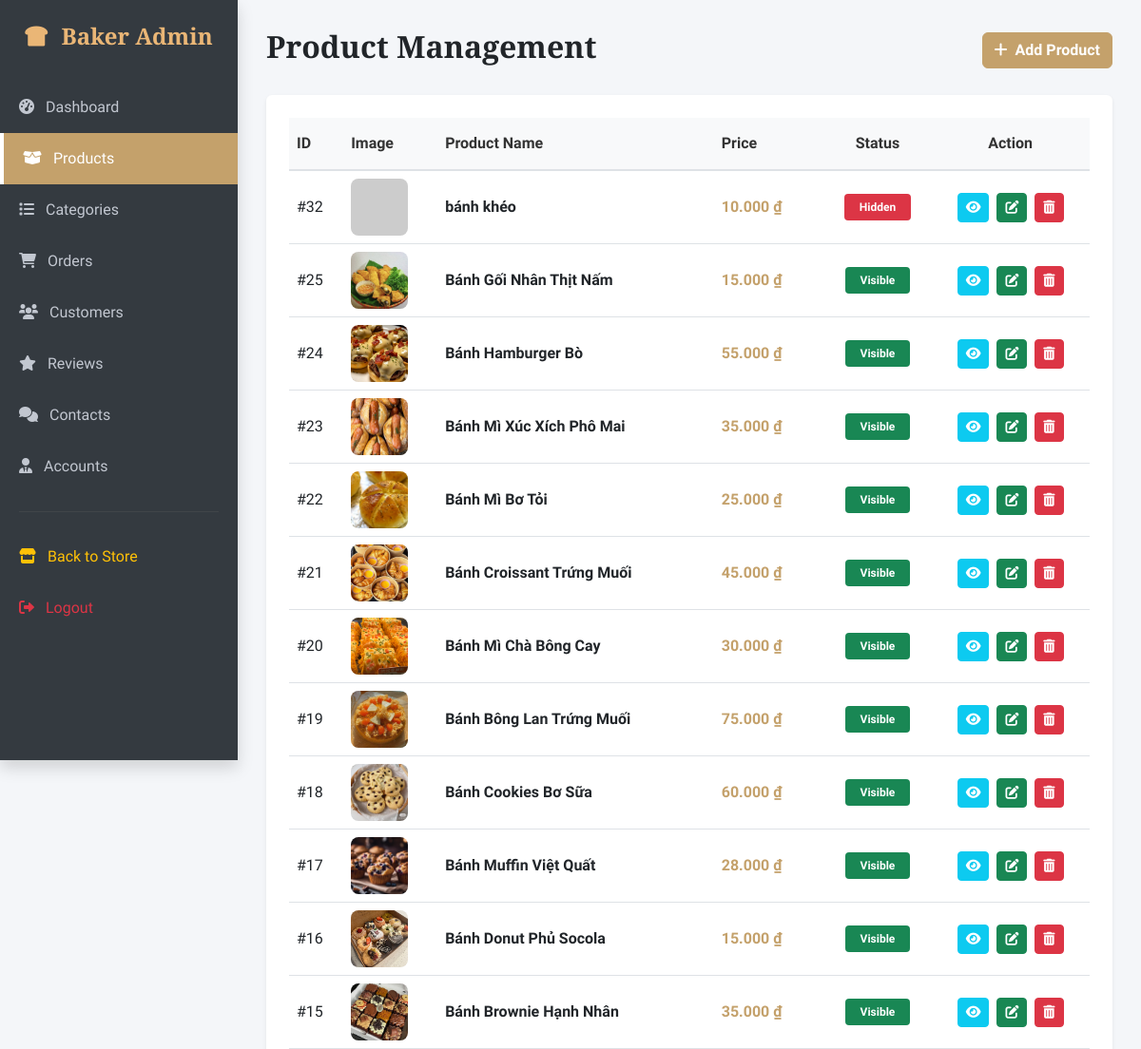
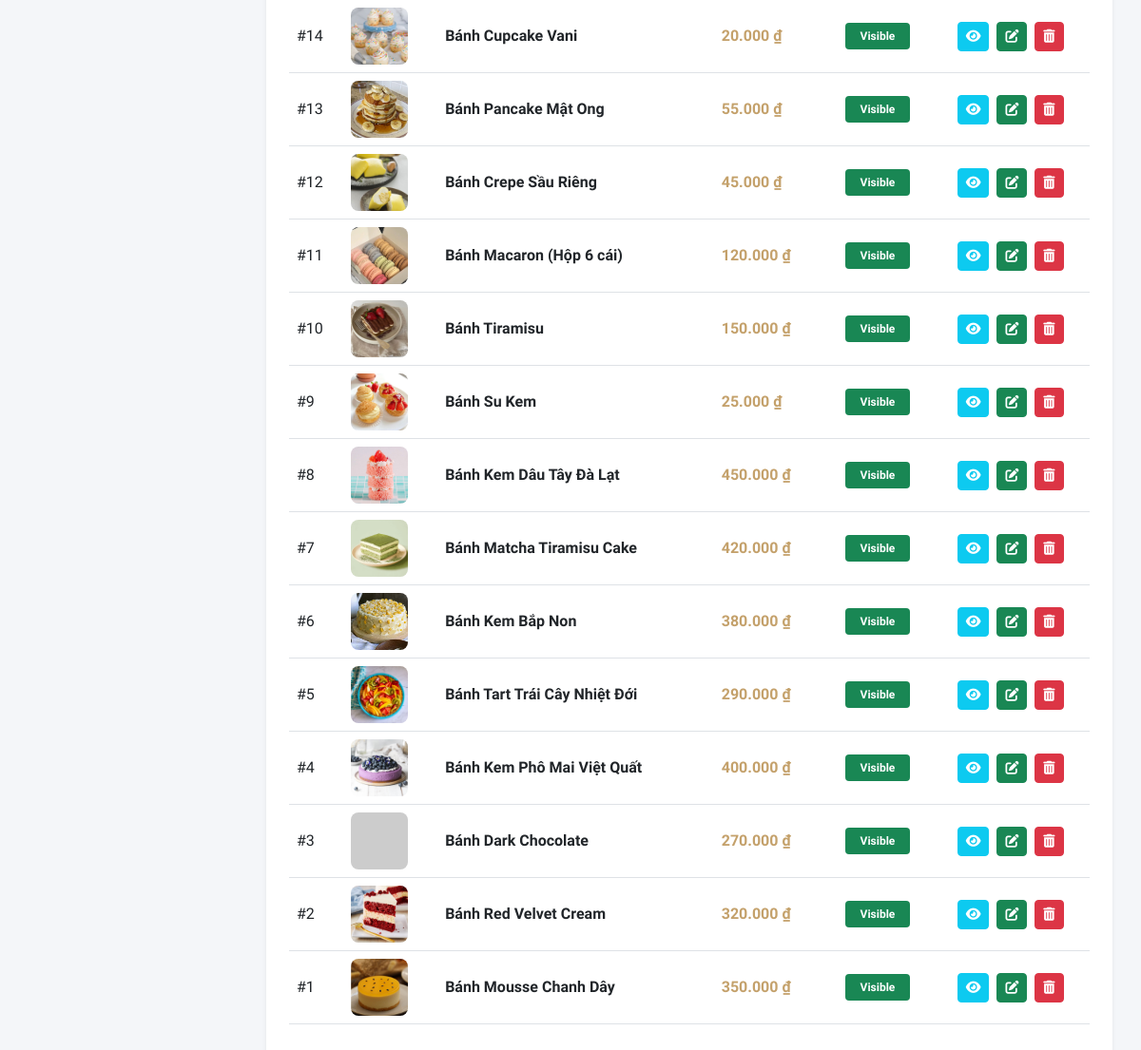
/admin/index.php?page=products (signed in), run on the app's committed database (2 pictures, top to bottom).
### tables this page shows
CREATE TABLE `products` (
  `product_id` int(11) NOT NULL,
  `category_id` int(11) DEFAULT NULL,
  `product_name` varchar(255) NOT NULL,
  `price` decimal(10,2) UNSIGNED NOT NULL,
  `description` text DEFAULT NULL,
  `stock_quantity` int(10) UNSIGNED NOT NULL DEFAULT 0,
  `image` varchar(255) NOT NULL,
  `status` tinyint(1) DEFAULT 1
);

### app/controllers/AdminProductController.php (called while the page is built, shortened)
<?php
require_once '../app/models/AdminProductModel.php';
class AdminProductController {
    private $model;
    public function __construct($db) {
        $this->model = new AdminProductModel($db);
    }
    public function index() {
        $products = $this->model->getAllProducts();
        require_once 'views/product_list.php';
    }
}
?>

### app/models/AdminProductModel.php (called while the page is built, shortened)
<?php
class AdminProductModel {
    private $db;
    public function __construct($db) {
        $this->db = $db;
    }
    public function getAllProducts() {
        return mysqli_query($this->db, "SELECT * FROM products ORDER BY product_id DESC");
    }
}
?>

### admin/views/product_list.php (the view)
<div class="d-flex justify-content-between align-items-center mb-4">
    <h2 class="fw-bold">Product Management <span class="badge bg-danger fs-6 ms-2"></span></h2>
    <a href="index.php?page=add_product" class="btn btn-primary fw-bold"><i class="fas fa-plus me-2"></i>Add Product</a>
</div>
<div class="card shadow-sm border-0 p-4">
    <div class="table-responsive">
        <table class="table table-hover align-middle">
            <thead class="table-light">
                <tr>
                    <th>ID</th>
                    <th>Image</th>
                    <th>Product Name</th>
                    <th>Price</th>
                    <th class="text-center">Status</th>
                    <th class="text-center">Action</th>
                </tr>
            </thead>
            <tbody>
                <?php
                if ($products && mysqli_num_rows($products) > 0) {
                    while ($row = mysqli_fetch_assoc($products)) {
                        $p_id = $row['product_id'];
                        $p_name = $row['product_name'] ?? 'N/A';
                        $p_price = $row['price'] ?? 0;
                        $p_img = $row['image'] ?? 'default.jpg';
                        $p_status = isset($row['status']) ? (int)$row['status'] : 1;
                        $status_badge = ($p_status == 1)
                            ? "<span class='badge bg-success px-3 py-2 rounded-1'>Visible</span>"
                            : "<span class='badge bg-danger px-3 py-2 rounded-1'>Hidden</span>";
                        echo "<tr>
                                <td>#{$p_id}</td>
                                <td><img src='../assets/img/{$p_img}' style='width: 60px; height: 60px; object-fit: cover; border-radius: 8px;' onerror=\"this.onerror=null; this.src='https://placehold.co/60x60?text=No+Image';\"></td>
                                <td class='fw-bold text-dark'>{$p_name}</td>
                                <td class='fw-bold' style='color: #c4a16b;'>" . number_format((float)$p_price, 0, ',', '.') . " ₫</td>
                                <td class='text-center'>{$status_badge}</td>
                                <td class='text-center'>
                                    <a href='index.php?page=product_detail&id={$p_id}' class='btn btn-sm btn-info text-white rounded-1 me-1' title='Details'><i class='fas fa-eye'></i></a>
                                    <a href='index.php?page=edit_product&id={$p_id}' class='btn btn-sm btn-success rounded-1 me-1' title='Edit'><i class='fas fa-edit'></i></a>
                                    <a href='index.php?page=products&action=delete&id={$p_id}' class='btn btn-sm btn-danger rounded-1' onclick=\"return confirm('Confirm delete {$p_name}?');\" title='Delete'><i class='fas fa-trash-alt'></i></a>
                                </td>
                              </tr>";
                    }
                } else {
                    echo "<tr><td colspan='6' class='text-center py-4 text-muted'>No products found.</td></tr>";
                }
                ?>
            </tbody>
        </table>
    </div>
</div>

### admin/index.php (style rules this page uses)
body { font-family: 'Segoe UI', Tahoma, Geneva, Verdana, sans-serif; background-color: #f4f6f9; }
.main-content h1, .main-content h2, .main-content h3, .main-content .display-6 { font-family: 'Playfair Display', serif !important; font-weight: 700 !important; color: #212529 !important; }
.main-content table thead, .main-content table thead tr, .main-content table thead th { background-color: #f8f9fa !important; color: #333333 !important; font-weight: 600 !important; border-bottom: 2px solid #dee2e6 !important; text-transform: none !important; padding-top: 15px !important; padding-bottom: 15px !important; }
.btn-primary, .bg-primary, .btn-primary:active { background-color: #c4a16b !important; border-color: #c4a16b !important; color: #fff !important; }

### data on the page
products: product_id "32", product_name "bánh khéo", price "10.000", status "Hidden"
products: product_id "25", image (picture), product_name "Bánh Gối Nhân Thịt Nấm", price "15.000", status "Visible"
products: product_id "24", image (picture), product_name "Bánh Hamburger Bò", price "55.000", status "Visible"
products: product_id "23", image (picture), product_name "Bánh Mì Xúc Xích Phô Mai", price "35.000", status "Visible"
products: product_id "22", image (picture), product_name "Bánh Mì Bơ Tỏi", price "25.000", status "Visible"
products: product_id "21", image (picture), product_name "Bánh Croissant Trứng Muối", price "45.000", status "Visible"
products: product_id "20", image (picture), product_name "Bánh Mì Chà Bông Cay", price "30.000", status "Visible"
products: product_id "19", image (picture), product_name "Bánh Bông Lan Trứng Muối", price "75.000", status "Visible"
products: product_id "18", image (picture), product_name "Bánh Cookies Bơ Sữa", price "60.000", status "Visible"
products: product_id "17", image (picture), product_name "Bánh Muffin Việt Quất", price "28.000", status "Visible"
products: product_id "16", image (picture), product_name "Bánh Donut Phủ Socola", price "15.000", status "Visible"
products: product_id "15", image (picture), product_name "Bánh Brownie Hạnh Nhân", price "35.000", status "Visible"
products: product_id "14", image (picture), product_name "Bánh Cupcake Vani", price "20.000", status "Visible"
products: product_id "13", image (picture), product_name "Bánh Pancake Mật Ong", price "55.000", status "Visible"
products: product_id "12", image (picture), product_name "Bánh Crepe Sầu Riêng", price "45.000", status "Visible"
products: product_id "11", image (picture), product_name "Bánh Macaron (Hộp 6 cái)", price "120.000", status "Visible"
products: product_id "10", image (picture), product_name "Bánh Tiramisu", price "150.000", status "Visible"
products: product_id "9", image (picture), product_name "Bánh Su Kem", price "25.000", status "Visible"
products: product_id "8", image (picture), product_name "Bánh Kem Dâu Tây Đà Lạt", price "450.000", status "Visible"
products: product_id "7", image (picture), product_name "Bánh Matcha Tiramisu Cake", price "420.000", status "Visible"
products: product_id "6", image (picture), product_name "Bánh Kem Bắp Non", price "380.000", status "Visible"
products: product_id "5", image (picture), product_name "Bánh Tart Trái Cây Nhiệt Đới", price "290.000", status "Visible"
products: product_id "4", image (picture), product_name "Bánh Kem Phô Mai Việt Quất", price "400.000", status "Visible"
products: product_id "3", product_name "Bánh Dark Chocolate", price "270.000", status "Visible"
products: product_id "2", image (picture), product_name "Bánh Red Velvet Cream", price "320.000", status "Visible"
products: product_id "1", image (picture), product_name "Bánh Mousse Chanh Dây", price "350.000", status "Visible"
